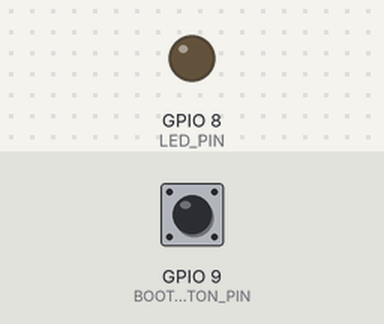
Simulated run of this sketch. Board: ESP32-C3. Shown: output pins drawn as LEDs (lit = HIGH). The test bench sets the inputs (shaded band); at power-on: GPIO 9 (BOOT_BUTTON_PIN) HIGH. I2S audio is not simulated (input reads silence); what the sketch prints to the serial monitor is not drawn.

Above: at 2.7 s.
2.8 s: GPIO 9 (BOOT_BUTTON_PIN) pulled LOW for 0.15 s
At 3.6 s:
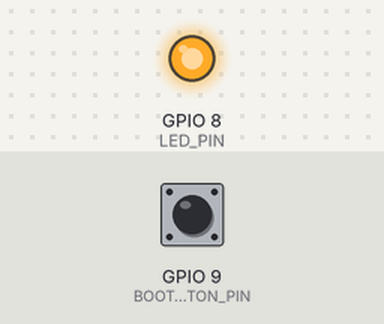
5.3 s: GPIO 9 (BOOT_BUTTON_PIN) pulled LOW for 3.2 s
At 8.5 s:
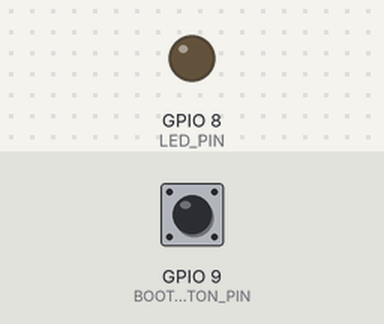
Timing chart, 0 to 10.0 s (numbered marks = the images above; inputs shaded):
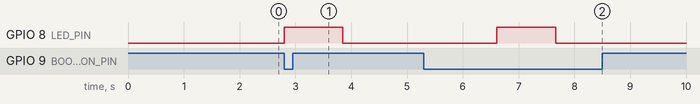

The sketch:

2_rekam_dataset.ino
```cpp
/*
 * ============================================================
 *  PROGRAM 2: PEREKAM DATASET SUARA (DATA LOGGER)
 * ============================================================
 *  Proyek  : Edge Voice Command Recognition (Instrumentasi Cerdas UGM)
 *  Board   : ESP32-C3 SuperMini
 *  Sensor  : INMP441 Digital I2S Microphone
 *
 *  FUNGSI  : Merekam audio 1 detik dari mikrofon INMP441 setiap kali
 *            tombol BOOT ditekan (atau perintah Serial dikirim),
 *            lalu mengirim data PCM mentah ke laptop via Serial.
 *            Data tersebut ditangkap oleh skrip Python pendamping
 *            (capture_wav.py) dan disimpan sebagai file WAV 16 kHz.
 *
 *  WIRING  : Sama dengan Program 1 (tes_mic_i2s)
 *    INMP441 Pin  |  ESP32-C3 Pin
 *    -------------|---------------
 *    VDD          |  3.3V
 *    GND          |  GND
 *    SD           |  GPIO 4
 *    WS           |  GPIO 2
 *    SCK          |  GPIO 3
 *    L/R          |  GND
 *
 *  CARA PAKAI:
 *    1. Upload program ini ke ESP32-C3
 *    2. Jalankan skrip Python pendamping: python capture_wav.py
 *    3. Di skrip Python, ketik label kelas (misal: maju)
 *    4. Tekan tombol BOOT di ESP32-C3 (atau kirim 'r' lewat Serial)
 *    5. Ucapkan kata perintah saat LED menyala
 *    6. File WAV otomatis tersimpan di laptop
 * ============================================================
 */

#include <driver/i2s.h>

// ==================== KONFIGURASI PIN I2S ====================
#define I2S_WS_PIN    2
#define I2S_SCK_PIN   3
#define I2S_SD_PIN    4

// ==================== KONFIGURASI AUDIO ======================
#define SAMPLE_RATE     16000   // 16 kHz
#define RECORD_SECONDS  1       // Durasi rekaman 1 detik
#define TOTAL_SAMPLES   (SAMPLE_RATE * RECORD_SECONDS)  // = 16000 sampel
#define I2S_PORT        I2S_NUM_0
#define DMA_BUF_LEN     512
#define DMA_BUF_COUNT   4

// ==================== KONFIGURASI TOMBOL =====================
#define BOOT_BUTTON_PIN 9   // Tombol BOOT pada ESP32-C3 SuperMini (GPIO 9)
#define LED_PIN         8   // LED bawaan pada ESP32-C3 SuperMini (GPIO 8)

// Buffer audio: menyimpan 1 detik rekaman (16000 sampel x 2 byte = 32 KB)
int16_t audio_buffer[TOTAL_SAMPLES];

// Variabel status
bool recording = false;
unsigned long last_press = 0;

void setup() {
  Serial.begin(115200);
  delay(1000);

  // Setup tombol dan LED
  pinMode(BOOT_BUTTON_PIN, INPUT_PULLUP);
  pinMode(LED_PIN, OUTPUT);
  digitalWrite(LED_PIN, LOW);

  Serial.println("============================================");
  Serial.println("  PEREKAM DATASET SUARA - ESP32-C3");
  Serial.println("  Instrumentasi Cerdas - UGM");
  Serial.println("============================================");
  Serial.println("Tekan tombol BOOT atau kirim 'r' untuk mulai merekam.");
  Serial.println();

  // ---------- Konfigurasi I2S ----------
  i2s_config_t i2s_config = {
    .mode = (i2s_mode_t)(I2S_MODE_MASTER | I2S_MODE_RX),
    .sample_rate = SAMPLE_RATE,
    .bits_per_sample = I2S_BITS_PER_SAMPLE_32BIT,
    .channel_format = I2S_CHANNEL_FMT_ONLY_LEFT,
    .communication_format = I2S_COMM_FORMAT_STAND_I2S,
    .intr_alloc_flags = ESP_INTR_FLAG_LEVEL1,
    .dma_buf_count = DMA_BUF_COUNT,
    .dma_buf_len = DMA_BUF_LEN,
    .use_apll = false,
    .tx_desc_auto_clear = false,
    .fixed_mclk = 0
  };

  i2s_pin_config_t pin_config = {
    .bck_io_num = I2S_SCK_PIN,
    .ws_io_num = I2S_WS_PIN,
    .data_out_num = I2S_PIN_NO_CHANGE,
    .data_in_num = I2S_SD_PIN
  };

  i2s_driver_install(I2S_PORT, &i2s_config, 0, NULL);
  i2s_set_pin(I2S_PORT, &pin_config);
  i2s_zero_dma_buffer(I2S_PORT);
  delay(500);

  Serial.println(">> Mikrofon siap. Menunggu perintah rekam...");
}

void loop() {
  // Cek apakah tombol BOOT ditekan (active LOW) atau perintah Serial 'r' diterima
  bool trigger = false;

  // Cek tombol BOOT (dengan debounce 500ms)
  if (digitalRead(BOOT_BUTTON_PIN) == LOW && (millis() - last_press > 500)) {
    last_press = millis();
    trigger = true;
  }

  // Cek perintah Serial
  if (Serial.available() > 0) {
    char cmd = Serial.read();
    if (cmd == 'r' || cmd == 'R') {
      trigger = true;
    }
    // Buang sisa karakter di buffer Serial
    while (Serial.available()) Serial.read();
  }

  if (trigger && !recording) {
    recordAudio();
  }
}

void recordAudio() {
  recording = true;

  // Nyalakan LED sebagai tanda sedang merekam
  digitalWrite(LED_PIN, HIGH);

  // Kirim penanda awal ke Serial (agar skrip Python tahu rekaman dimulai)
  Serial.println("<<REC_START>>");

  // Bersihkan buffer DMA
  i2s_zero_dma_buffer(I2S_PORT);
  delay(50);

  // ========== PROSES PEREKAMAN 1 DETIK ==========
  int samples_recorded = 0;
  int32_t temp_buffer[DMA_BUF_LEN];

  while (samples_recorded < TOTAL_SAMPLES) {
    size_t bytes_read = 0;
    int samples_to_read = min((int)DMA_BUF_LEN, TOTAL_SAMPLES - samples_recorded);

    i2s_read(I2S_PORT, temp_buffer, samples_to_read * sizeof(int32_t), &bytes_read, portMAX_DELAY);

    int samples_got = bytes_read / sizeof(int32_t);

    for (int i = 0; i < samples_got && samples_recorded < TOTAL_SAMPLES; i++) {
      // Konversi dari 32-bit (INMP441) ke 16-bit PCM
      // INMP441 mengirim data 24-bit di container 32-bit (MSB-aligned)
      // Geser kanan 16 bit untuk mendapatkan 16-bit teratas
      audio_buffer[samples_recorded] = (int16_t)(temp_buffer[i] >> 16);
      samples_recorded++;
    }
  }

  // Matikan LED (rekaman selesai)
  digitalWrite(LED_PIN, LOW);

  // ========== KIRIM DATA KE LAPTOP VIA SERIAL ==========
  // Kirim header: jumlah sampel dan sampling rate
  Serial.printf("<<AUDIO_DATA samples=%d rate=%d>>\n", TOTAL_SAMPLES, SAMPLE_RATE);

  // Kirim data audio sebagai byte mentah (binary)
  Serial.write((uint8_t*)audio_buffer, TOTAL_SAMPLES * sizeof(int16_t));

  // Kirim penanda akhir
  Serial.println("\n<<REC_END>>");

  Serial.printf(">> Rekaman selesai! (%d sampel, %d Hz, durasi %d detik)\n",
                TOTAL_SAMPLES, SAMPLE_RATE, RECORD_SECONDS);
  Serial.println(">> Tekan tombol BOOT lagi untuk merekam ulang.");

  recording = false;
}
```

Measured:
- after the input at 2.8 s, GPIO 8 (LED_PIN): LOW → HIGH at once, → LOW 1.1 s later
- after the input at 5.3 s, GPIO 8 (LED_PIN): LOW → HIGH after 1.3 s, → LOW 1.1 s later
